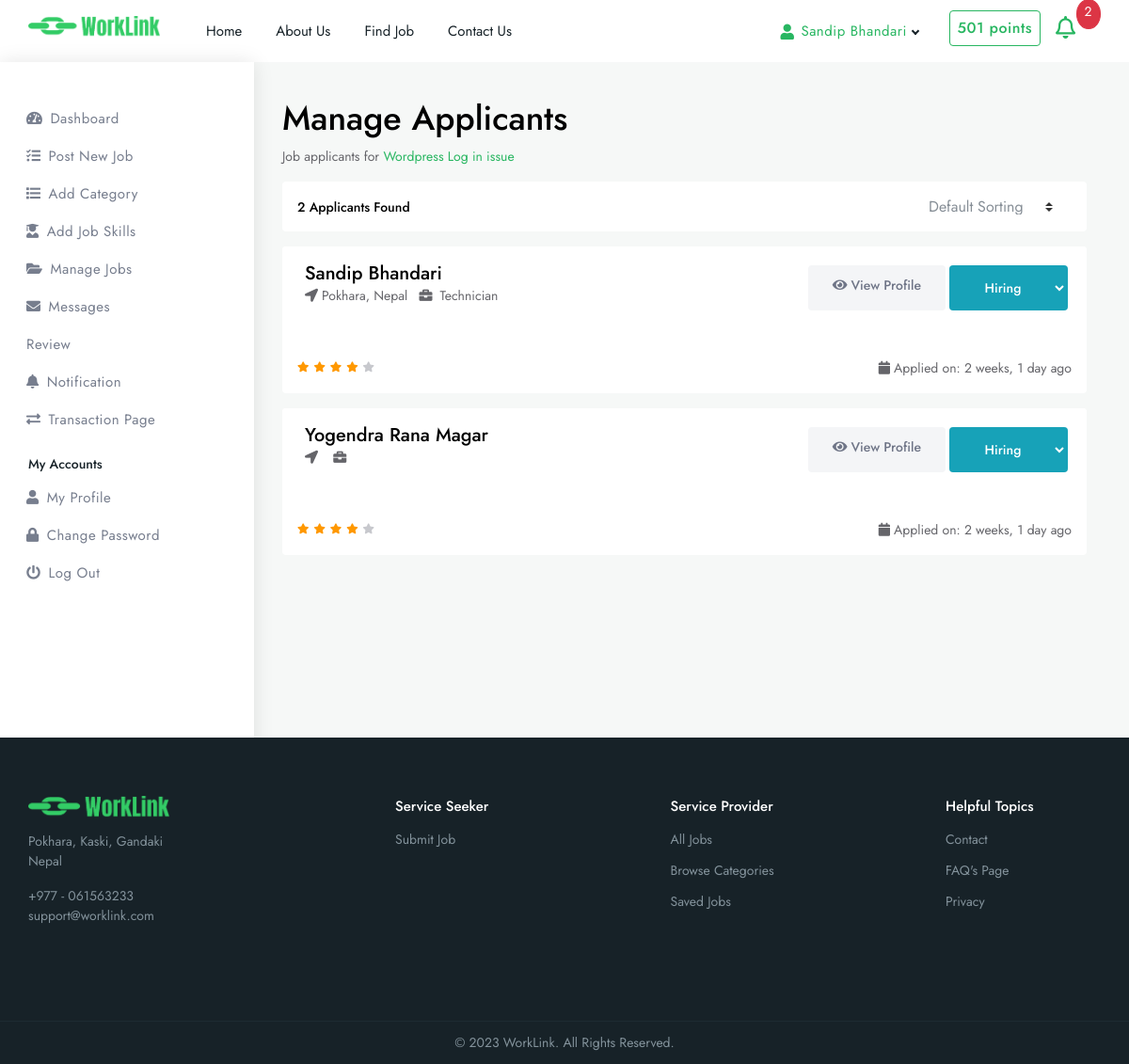
Screenshot of /manage-applicants/2 (signed in) with the database file from the repository.
### account/models.py (models this page shows, shortened)
class User(AbstractUser):
    phone_number = models.CharField(max_length=20, blank=True, null=True)
    ROLES_CHOICES = (
        ('Service Provider', 'Service Provider'),
        ('Service Seeker', 'Service Seeker'),
        ('Admin', 'Admin')
    )
    role = models.CharField(max_length=20, choices = ROLES_CHOICES)
    profession = models.CharField(max_length=100, blank=True)
    USER_STATUS_CHOICES= (
        ('active', 'Active'),
        ('pending', 'Pending'),
        ('suspended', 'Suspended')
    )
    user_status = models.CharField(max_length=20, choices = USER_STATUS_CHOICES, default='pending')
    GENDER_CHOICES= (
        ('male', 'Male'),
        ('female', 'Female'),
        ('other', 'Do not specify')
    )
    gender = models.CharField(max_length=20, choices= GENDER_CHOICES, blank=True)
    avatar = models.ImageField(upload_to='avatar/', default='avatar/default.webp', blank=True)
    experience = models.IntegerField(default=0, help_text="Duration in years", blank=True)
    address = models.CharField(max_length=100, blank=True)
    identity_proof = models.ImageField(upload_to='identity_proof/', blank=True)
    REQUIRED_FIELDS=[]
    objects = UserManager()

class Points(models.Model):
    user = models.OneToOneField(User, on_delete=models.CASCADE, related_name='points')
    points = models.IntegerField(default='100')
    remarks = models.CharField(max_length=200, blank=True, default="New user points")
    updated_on= models.DateTimeField(auto_now=True)
    class Meta:
        verbose_name_plural = "Points"

### services/models.py (models this page shows, shortened)
class JobApplications(models.Model):
    user = models.ForeignKey(User, on_delete=models.CASCADE, related_name='applicants')
    service = models.ForeignKey(Services, on_delete= models.CASCADE, related_name='services', null=True)
    STATUS=(
        ('Hiring', 'Hiring'),
        ('Hired', 'Hired'),
        ('Rejected', 'Rejected')
    )
    status = models.CharField(max_length=100, choices=STATUS, default='Hiring')
    applied_on = models.DateTimeField(auto_now_add=True)
    resume = models.FileField(upload_to='resume/', blank=True, null=True)
    updated_on = models.DateTimeField(auto_now=True)
    class Meta:
        verbose_name_plural = 'Job applications'

class Services(models.Model):
    title = models.CharField(max_length=100)
    description = models.TextField()
    amount = models.IntegerField(default='0', help_text="Enter amount in rupees")
    duration= models.IntegerField(default='1', help_text="Enter time in days")
    STATUS=(
        ('active', 'Active'),
        ('completed', 'Completed'),
        ('hiring', 'Hiring')
    )
    status = models.CharField(max_length=100, choices=STATUS, default='hiring')
    category = models.ManyToManyField(Category, blank=True)
    skills =models.ManyToManyField(JobSkills, blank=True)
    vacancy = models.IntegerField(help_text="Enter number of vacancies", default='1')
    posted_by= models.ForeignKey(User, on_delete=models.CASCADE, related_name='services', null=True)
    location =models.CharField(max_length=200)
    image = models.ImageField(upload_to='services/')
    created_at = models.DateTimeField(auto_now_add=True)
    updated_at = models.DateTimeField(auto_now=True)
    def __str__(self):
        return self.title
    class Meta:
        verbose_name_plural = 'Services'

### services/views.py (the view, shortened to what this page needs)
# urls.py: path('manage-applicants/<int:id>', views.manage_applicant, name="manage-applicant"),
@login_required(login_url='/auth/login/')
def manage_applicant(request, id):
    applicants = JobApplications.objects.filter(service=id)
    template_name='services/manage-applicant.html'
    context={
        'applicants': applicants,
    }
    return render(request, template_name, context)

### services/templates/services/manage-applicant.html (shortened to what this page needs)
{% extends 'base.html' %}
{% load humanize %}
{% load static %}
{% block content %}
<div class="dashboard-wrap bg-light">
    {% include 'services/includes/sidebar.html' %}
    <div class="dashboard-content">
        <div class="dashboard-tlbar d-block mb-1">
            <div class="row">
                <div class="colxl-12 col-lg-12 col-md-12">
                    <h1 class="ft-medium">Manage Applicants</h1>
                    <p>Job applicants for <span class="worklink-theme">{{applicants.0.service}}</span></p>
                </div>
            </div>
        </div>
        <div class="dashboard-widg-bar d-block">
            <div class="row">
                <div class="col-xl-12 col-lg-12 col-md-12">
                    <div class="px-3 py-2 br-bottom   bg-white rounded mb-3">
                        <div class="flixors">
                            <div class="row align-items-center justify-content-between">
                                <div class="col-xl-3 col-lg-4 col-md-5 col-sm-12">
                                    <h6 class="mb-0 ft-medium fs-sm">{{applicants.count }}  Applicants Found</h6>
                                </div>
                                <div class="col-xl-9 col-lg-8 col-md-7 col-sm-12">
                                    <div class="filter_wraps elspo_wrap d-flex align-items-center justify-content-end">
                                        <div class="single_fitres mr-2">
                                            <select class="custom-select simple">
                                              <option value="1" selected="">Default Sorting</option>
                                            </select>
                                        </div>
                                    </div>
                                </div>
                            </div>
                        </div>
                    </div>
                    <div class="data-responsive">
									{% for applicant in applicants%}
									<div class="dashed-list-wrap bg-white rounded mb-3">
										<div class="dashed-list-full bg-white rounded p-3 mb-3">
											<div class="dashed-list-short d-flex align-items-center">
												<div class="dashed-list-short-last">
													<div class="cats-box-caption px-2">
														<h4 class="fs-lg mb-0 ft-medium theme-cl">{{applicant.user.get_full_name}}</h4>
														<div class="d-block mb-2 position-relative">
															<span><i class="fas fa-location-arrow mr-1"></i>{{applicant.user.address}}</span>
															<span class="ml-2"><i class="fas fa-briefcase mr-1"></i>
                                                               {{ applicant.user.profession}}
                                                            </span>
														</div>
    													</div>
												</div>
											</div>
											<div class="dashed-list-last">
												<div class="text-left d-flex">
													<a href="{% url 'candidate-detail' applicant.user.id %}"  class="btn gray ft-medium apply-btn fs-sm rounded mr-1"><i class="fas fa-eye mr-1"></i>View Profile</a>
													<form action="{% url 'manage-applicant' applicant.id %}" method="POST">
                                                        <select name="status" id="" class="btn
                                                                        {% if applicant.status == 'Hiring' %}
                                                                            bg-info text-white
                                                                        {% elif applicant.status == 'Hired' %}
                                                                            bg-success text-white
                                                                        {% else %}
                                                                           bg-danger text-white
                                                                        {% endif %}
                                                                        ft-medium apply-btn fs-sm rounded mr-1">
                                                            <option value="Hiring" class="bg-light text-dark" {% if applicant.status == 'Hiring' %} selected {% endif %}>Hiring</option>
                                                        </select>
                                                    </form>
												</div>
											</div>
										</div>
										<div class="dashed-list-footer p-3 br-top">
											<div class="star-rating align-items-center d-flex justify-content-left mb-1 p-0">
												<i class="fas fa-star filled"></i>
												<i class="fas fa-star filled"></i>
												<i class="fas fa-star filled"></i>
												<i class="fas fa-star filled"></i>
												<i class="fas fa-star"></i>
											</div>
											<div class="ico-content">
												<ul>
													<li><span><i class="fas fa-calendar mr-1"></i>Applied on: {{applicant.applied_on | naturaltime}}</span></li>
												</ul>
											</div>
										</div>
									</div>
                                    {% endfor %}
								</div>
                </div>
            </div>
        </div>
    </div>
</div>
{% endblock content %}

### templates/includes/header.html (shortened to what this page needs)
{% load static %}
<div class="header header-light dark-text">
  <div class="container">
    <nav id="navigation" class="navigation navigation-landscape">
      <div class="nav-header">
        <a class="nav-brand" href="{% url 'home-page' %}">
          <img src="{% static 'img/logo.png' %}" class="logo" alt="" />
        </a>
      </div>
      <div class="nav-menus-wrapper" style="transition-property: none">
        <ul class="nav-menu">
          <li><a href="{% url 'home-page' %}">Home</a></li>
          <li><a href="{% url 'about-us' %}">About Us</a></li>
          {% if request.user.is_authenticated %} {% if request.user.role == 'Service Provider' %}
          <li><a href="{% url 'service-search' %}">Find Job</a></li>
          {% endif %}
          {% endif %}
          <li><a href="{% url 'contact-us' %}">Contact Us</a></li>
        </ul>
        <ul class="nav-menu nav-menu-social align-to-right">
          <li>
            {% if request.user.is_authenticated %}
            <a href="#" class="worklink-theme ft-medium">
              <i class="fa fa-user"></i> {{ request.user.get_full_name}}
            </a>
            <p class="btn btn-outline-primary ft-medium rounded p-2 ml-3">
              {{request.user.points.points}} points
            </p>
            <li class="ml-3">
              <div class="dropdown d-flex">
                <a class="fas fa-bell worklink-theme ft-medium"
                  type="button"
                  id="dropdownMenuButton"
                  data-toggle="dropdown"
                  aria-haspopup="true"
                  aria-expanded="false"
                  style="font-size: 24px"
                  >
                </a>
              <p class="fs-sm rounded-circle border border-danger px-2 bg-danger text-white" style="margin-top:-18px">2</p>
              </div>
            </li>
            {% endif %}
          </li>
        </ul>
      </div>
    </nav>
  </div>
</div>

### rows the page displays
User: user.get_full_name "Sandip Bhandari", user.points.points "501"
JobApplications: service.title "Wordpress Log in issue", user.get_full_name "Sandip Bhandari", user.address "Pokhara, Nepal", user.profession "Technician", status "Hiring", applied_on "2 weeks, 1 day ago"
JobApplications: user.get_full_name "Yogendra Rana Magar", status "Hiring", applied_on "2 weeks, 1 day ago"

### other values shown
{{ applicants.count }} "2"
